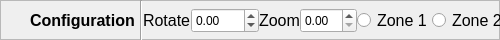
         <widget class="QFrame" name="frame_6">
          <property name="maximumSize">
           <size>
            <width>500</width>
            <height>40</height>
           </size>
          </property>
          <property name="frameShape">
           <enum>QFrame::StyledPanel</enum>
          </property>
          <property name="frameShadow">
           <enum>QFrame::Raised</enum>
          </property>
          <widget class="QWidget" name="layoutWidget_4">
           <property name="geometry">
            <rect>
             <x>0</x>
             <y>0</y>
             <width>537</width>
             <height>41</height>
            </rect>
           </property>
           <layout class="QHBoxLayout" name="horizontalLayout_19">
            <property name="spacing">
             <number>0</number>
            </property>
            <item>
             <layout class="QHBoxLayout" name="horizontalLayout_3">
              <item>
               <widget class="QLabel" name="label_7">
                <property name="sizePolicy">
                 <sizepolicy hsizetype="Minimum" vsizetype="Maximum">
                  <horstretch>0</horstretch>
                  <verstretch>0</verstretch>
                 </sizepolicy>
                </property>
                <property name="minimumSize">
                 <size>
                  <width>0</width>
                  <height>30</height>
                 </size>
                </property>
                <property name="maximumSize">
                 <size>
                  <width>110</width>
                  <height>16777215</height>
                 </size>
                </property>
                <property name="font">
                 <font>
                  <pointsize>12</pointsize>
                  <weight>75</weight>
                  <bold>true</bold>
                 </font>
                </property>
                <property name="text">
                 <string>Configuration</string>
                </property>
               </widget>
              </item>
              <item>
               <widget class="Line" name="line">
                <property name="sizePolicy">
                 <sizepolicy hsizetype="Maximum" vsizetype="Minimum">
                  <horstretch>0</horstretch>
                  <verstretch>0</verstretch>
                 </sizepolicy>
                </property>
                <property name="minimumSize">
                 <size>
                  <width>0</width>
                  <height>0</height>
                 </size>
                </property>
                <property name="orientation">
                 <enum>Qt::Vertical</enum>
                </property>
               </widget>
              </item>
              <item>
               <widget class="QLabel" name="label_11">
                <property name="sizePolicy">
                 <sizepolicy hsizetype="Maximum" vsizetype="Maximum">
                  <horstretch>0</horstretch>
                  <verstretch>0</verstretch>
                 </sizepolicy>
                </property>
                <property name="minimumSize">
                 <size>
                  <width>0</width>
                  <height>30</height>
                 </size>
                </property>
                <property name="font">
                 <font>
                  <pointsize>12</pointsize>
                 </font>
                </property>
                <property name="text">
                 <string>Rotate</string>
                </property>
               </widget>
              </item>
              <item>
               <widget class="QDoubleSpinBox" name="rotate_ori">
                <property name="sizePolicy">
                 <sizepolicy hsizetype="Maximum" vsizetype="Fixed">
                  <horstretch>0</horstretch>
                  <verstretch>0</verstretch>
                 </sizepolicy>
                </property>
                <property name="minimumSize">
                 <size>
                  <width>0</width>
                  <height>0</height>
                 </size>
                </property>
                <property name="maximumSize">
                 <size>
                  <width>16777215</width>
                  <height>25</height>
                 </size>
                </property>
                <property name="minimum">
                 <double>-180.000000000000000</double>
                </property>
                <property name="maximum">
                 <double>180.000000000000000</double>
                </property>
               </widget>
              </item>
              <item>
               <widget class="QLabel" name="label_10">
                <property name="sizePolicy">
                 <sizepolicy hsizetype="Maximum" vsizetype="Maximum">
                  <horstretch>0</horstretch>
                  <verstretch>0</verstretch>
                 </sizepolicy>
                </property>
                <property name="minimumSize">
                 <size>
                  <width>0</width>
                  <height>30</height>
                 </size>
                </property>
                <property name="font">
                 <font>
                  <pointsize>12</pointsize>
                 </font>
                </property>
                <property name="text">
                 <string>Zoom</string>
                </property>
               </widget>
              </item>
              <item>
               <widget class="QDoubleSpinBox" name="doubleSpinBox_4">
                <property name="sizePolicy">
                 <sizepolicy hsizetype="Maximum" vsizetype="Fixed">
                  <horstretch>0</horstretch>
                  <verstretch>0</verstretch>
                 </sizepolicy>
                </property>
                <property name="minimumSize">
                 <size>
                  <width>0</width>
                  <height>0</height>
                 </size>
                </property>
                <property name="maximumSize">
                 <size>
                  <width>16777215</width>
                  <height>25</height>
                 </size>
                </property>
               </widget>
              </item>
              <item>
               <widget class="QRadioButton" name="radioButton_2">
                <property name="sizePolicy">
                 <sizepolicy hsizetype="Maximum" vsizetype="Fixed">
                  <horstretch>0</horstretch>
                  <verstretch>0</verstretch>
                 </sizepolicy>
                </property>
                <property name="minimumSize">
                 <size>
                  <width>0</width>
                  <height>30</height>
                 </size>
                </property>
                <property name="font">
                 <font>
                  <pointsize>12</pointsize>
                 </font>
                </property>
                <property name="text">
                 <string>Zone 1</string>
                </property>
               </widget>
              </item>
              <item>
               <widget class="QRadioButton" name="radioButton">
                <property name="sizePolicy">
                 <sizepolicy hsizetype="Maximum" vsizetype="Fixed">
                  <horstretch>0</horstretch>
                  <verstretch>0</verstretch>
                 </sizepolicy>
                </property>
                <property name="minimumSize">
                 <size>
                  <width>0</width>
                  <height>30</height>
                 </size>
                </property>
                <property name="font">
                 <font>
                  <pointsize>12</pointsize>
                 </font>
                </property>
                <property name="text">
                 <string>Zone 2</string>
                </property>
               </widget>
              </item>
             </layout>
            </item>
           </layout>
          </widget>
         </widget>
